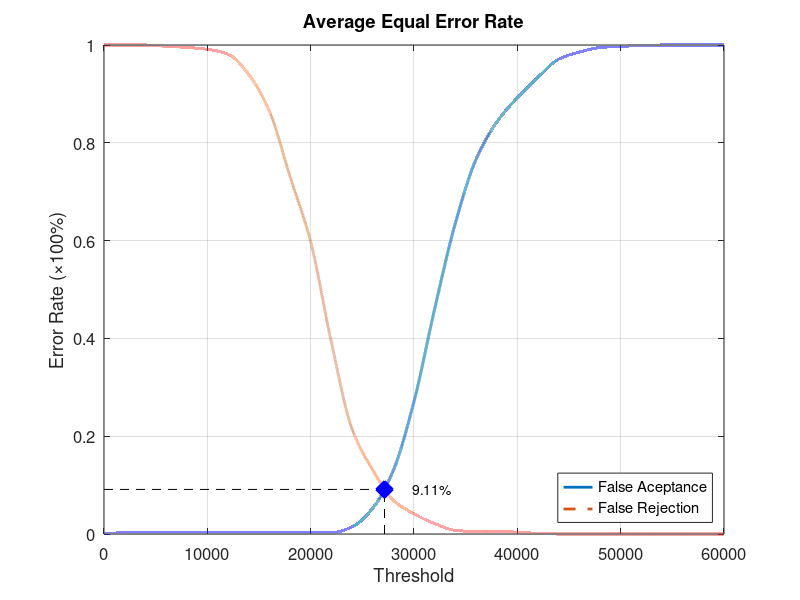
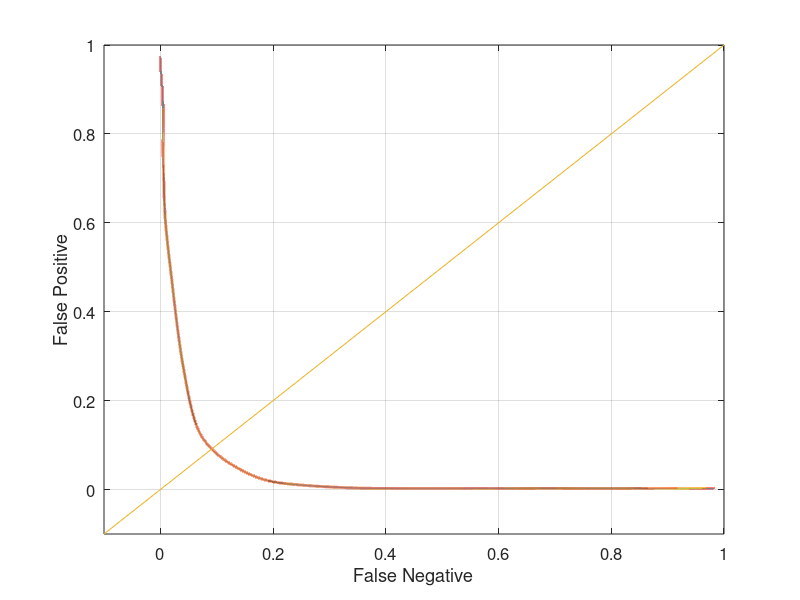

MATLAB code for these plots, in order:
function yEER = Experiment5Average
close all;
clear;
clc;
x = 0:2000:60000;
xq = 0:0.5:60000;

y0 = [0 0.00263158 0.00263158 0.00263158 0.00263158 0.00263158 0.00263158 0.00263158 0.00263158 0.00263158 0.00263158 0.00263158 0.0144737 0.0526316 0.130263 0.271053 0.460526 0.635526 0.76579 0.842105 0.892105 0.934211 0.971053 0.985526 0.994737 0.997368 0.998684 1 1 1 1];
yy0 = interp1(x, y0, xq, 'pchip');
y1 = [1 1 1 0.9975 0.995 0.99125 0.98125 0.94 0.865 0.73125 0.5975 0.3925 0.215 0.13125 0.06875 0.04125 0.02125 0.0075 0.005 0.005 0.00375 0.00125 0 0 0 0 0 0 0 0 0];
yy1 = interp1(x, y1, xq, 'pchip');

% Calculating EER: 
y2 = abs(y0 - y1);
find(y2 == min(y2))
yy2 = abs(yy0 - yy1);
xEER = find(yy2 == min(yy2));
xEERIndex = xq(xEER) % X-axis EER
yEER = yy0(xEER) % Y-axis EER

main = figure
plot(xq, yy0,'-','LineWidth', 2);	hold on
plot(xq, yy1,'--','LineWidth', 2);	hold on
plot([xEERIndex xEERIndex], [0 yEER], 'k--');	hold on
plot([0 xEERIndex], [yEER yEER], 'k--');	hold on
plot(xEERIndex, yEER, 'bx', 'LineWidth', 10);	hold on
text(xEERIndex + 10 * xEERIndex / 100, yEER, [num2str(round((10000 * yEER)) / 100) '%'])
legend('False Aceptance', 'False Rejection', 'Location', 'SouthEast')
xlabel('Threshold')
ylabel('Error Rate (\times100%)')
title('Average Equal Error Rate')
set(gca, 'FontSize', 12)
axis([0 60000 0 1])
grid on

print(main, 'Experiment5AverageMain', '-dpng');
FNRxFPR = figure('Color', [1 1 1]);
plot(yy1, yy0, '-', yy1, yy0, 'LineWidth', 2);
hold on
y = -0.1:0.1:1
plot(y, y); 
set(gca, 'FontSize', 12)
xlabel('False Negative')
ylabel('False Positive')
axis([-0.1 1 -0.1 1])
set(gca, 'FontSize', 12)
grid on

print(FNRxFPR, 'Experiment5AverageFNRxFPR','-dpng');
end
